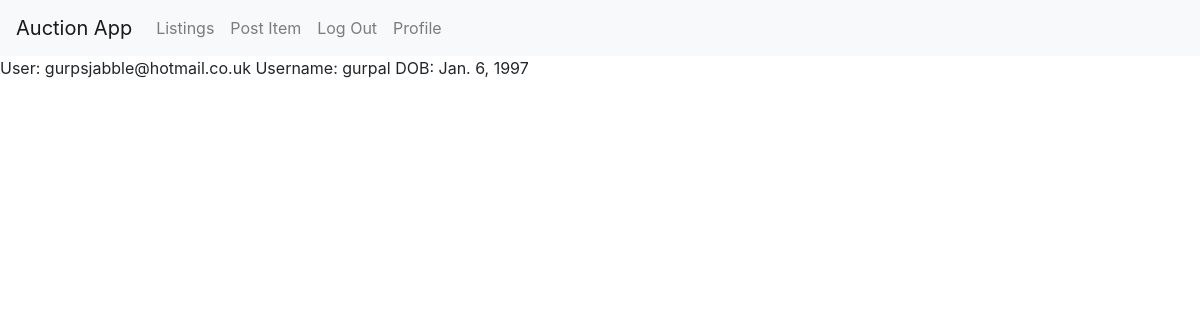
/auction/profile/ (signed in), run on an earlier commit of the app's database.
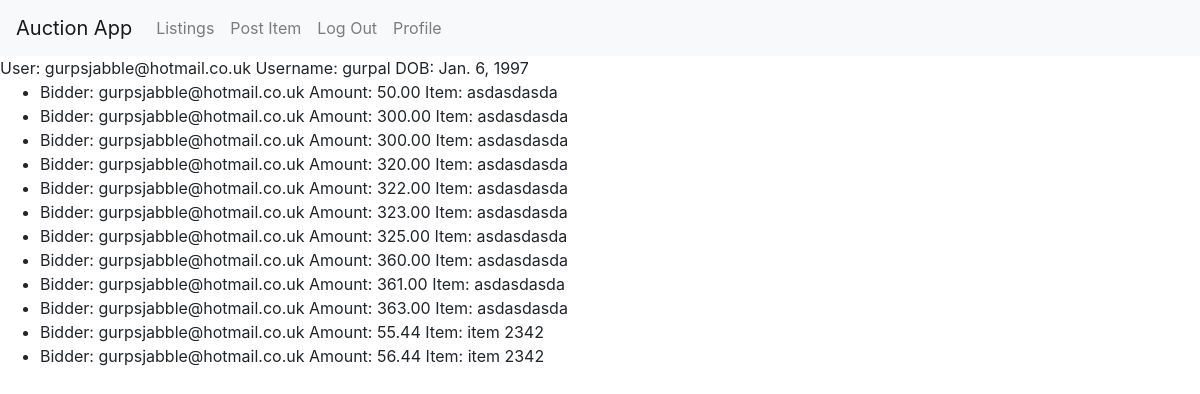
And on a later commit of the database.
### auction/models.py (models this page shows)
class Bid(models.Model):
  userProfile = models.ForeignKey(UserProfile, on_delete=models.CASCADE)
  item = models.ForeignKey(Item, on_delete=models.CASCADE)
  amount = models.DecimalField(max_digits=8, decimal_places=2)
  bidDateTime = models.DateTimeField()

class Item(models.Model):
  title = models.CharField(max_length=100)
  description = models.CharField(max_length=100)
  image = models.ImageField(upload_to='gallery', blank=True, null=True)
  endDateTime = models.DateTimeField(default=now, editable=True)
  userProfile = models.ForeignKey(UserProfile, on_delete=models.CASCADE)
  price = models.DecimalField(max_digits=8, decimal_places=2, default=0.99)

### auction/views.py (the view)
    def check_loggedin(request):
        if 'username' in request.session:
            return view(request)
        else:
            return redirect('/auction/login')

### auction/models.py (called while the page is built)
    def __str__(self):
          return "username: " + self.username +  '\nemail:' + self.email + ", \ndob: " + str(self.dob)

### auction/views.py (called while the page is built)
def loggedin(view):
    def check_loggedin(request):
        if 'username' in request.session:
            return view(request)
        else:
            return redirect('/auction/login')
    return check_loggedin

@loggedin
def profile(request):
    user = UserProfile.objects.get(username=request.session['username'])
    bids = Bid.objects.filter(userProfile=user)
    context = {
        'user': user,
        'bids': bids
    }
    print(context)
    return render(request, 'auction/profile.html', context)

### auction/templates/auction/profile.html (shortened to what this page needs)
<!DOCTYPE html>
<html lang="en">
  <head>
    <link
      rel="stylesheet"
      href="https://maxcdn.bootstrapcdn.com/bootstrap/4.1.3/css/bootstrap.min.css"
    />
  </head>
  <body>
    <nav class="navbar navbar-expand-lg navbar-light bg-light">
      <a class="navbar-brand" href="/auction/">Auction App</a>
      <div class="collapse navbar-collapse" id="navbarSupportedContent">
        <ul class="navbar-nav mr-auto">
          <li class="nav-item">
            <a class="nav-link" href="/auction/listings"
              >Listings <span class="sr-only">(current)</span></a
            >
          </li>
          {% if request.session.username is None %}
          <li class="nav-item">
            <a class="nav-link" href="/auction/login"
              >Log In <span class="sr-only">(current)</span></a
            >
          </li>
          {% else %}
          <li class="nav-item">
            <a class="nav-link" href="/auction/list"
              >Post Item <span class="sr-only">(current)</span></a
            >
          </li>
          <li class="nav-item">
            <a class="nav-link" href="/auction/logout"
              >Log Out <span class="sr-only">(current)</span></a
            >
          </li>
          <li class="nav-item">
              <a class="nav-link" href="/auction/profile"
                >Profile <span class="sr-only">(current)</span></a
              >
            </li
          {% endif %}
        </ul>
      </div>
    </nav>
    User: {{user.email}} Username: {{user.username}} DOB: {{user.dob}}
    <ul>
      {% for bid in bids %}
      <li>
        Bidder: {{bid.userProfile.email}} Amount: {{bid.amount}} Item:
        {{bid.item.title}}
      </li>
      {% endfor %}
    </ul>
  </body>
</html>

What changed in the data, as far as the page shows it:
added Bid: userProfile.email "gurpsjabble@hotmail.co.uk", amount "50.00", item "asdasdasda"
added Bid: userProfile.email "gurpsjabble@hotmail.co.uk", amount "300.00", item "asdasdasda"
added Bid: userProfile.email "gurpsjabble@hotmail.co.uk", amount "300.00", item "asdasdasda"
added Bid: userProfile.email "gurpsjabble@hotmail.co.uk", amount "320.00", item "asdasdasda"
added Bid: userProfile.email "gurpsjabble@hotmail.co.uk", amount "322.00", item "asdasdasda"
added Bid: userProfile.email "gurpsjabble@hotmail.co.uk", amount "323.00", item "asdasdasda"
added Bid: userProfile.email "gurpsjabble@hotmail.co.uk", amount "325.00", item "asdasdasda"
added Bid: userProfile.email "gurpsjabble@hotmail.co.uk", amount "360.00", item "asdasdasda"
added Bid: userProfile.email "gurpsjabble@hotmail.co.uk", amount "361.00", item "asdasdasda"
added Bid: userProfile.email "gurpsjabble@hotmail.co.uk", amount "363.00", item "asdasdasda"
added Bid: userProfile.email "gurpsjabble@hotmail.co.uk", amount "55.44", item "item 2342"
added Bid: userProfile.email "gurpsjabble@hotmail.co.uk", amount "56.44", item "item 2342"
